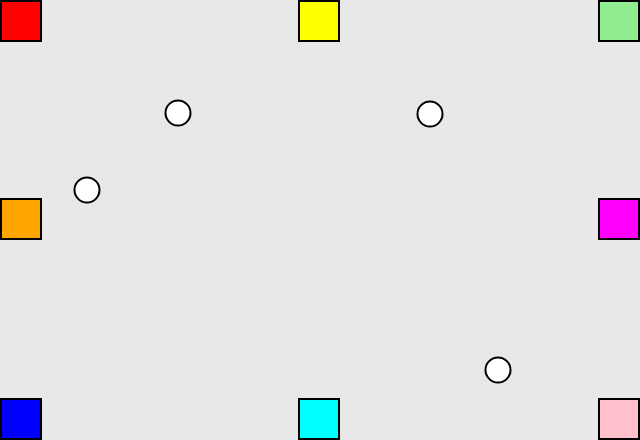
Frame 1 (no input)
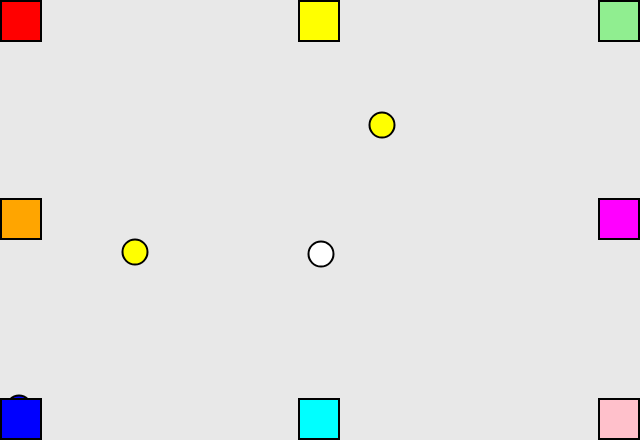
Frame 60 (no input)
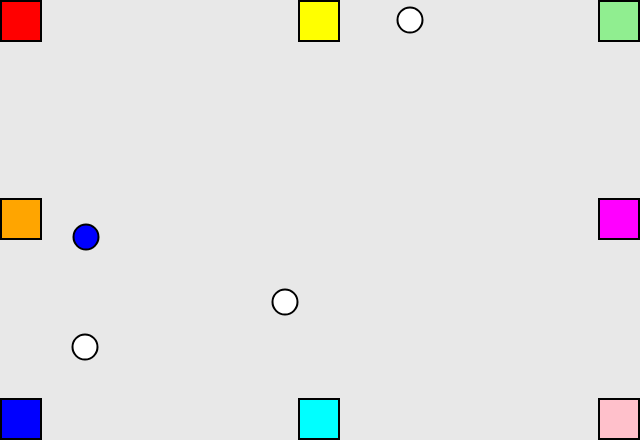
Frame 120 (the mouse pressed at the canvas centre since frame 60)

The p5.js sketch that drew these frames (run headless with seeded random() and noise() and a simulated clock; from frame 60 on, the mouse is pressed at the canvas centre):

// p5.js sketch
// ── sketch.js
/**
 * Ball in the Chamber (v2.0) (Global Mode)
 * GoToLoop (2017-Nov-13)
 *
 * Discourse.Processing.org/t/types-p5-not-find-like-class-in-typescript/9475
 * GitHub.com/GoSubRoutine/Ball-in-the-Chamber
 * GoSubRoutine.GitHub.io/Ball-in-the-Chamber
 *
 * Forum.Processing.org/two/discussion/24978/
 * issues-passing-an-instance-of-one-class-into-another-class-in-p5-js#Item_7
 *
 * Forum.Processing.org/two/discussion/10680/collision-colors#Item_14
 * Studio.ProcessingTogether.com/sp/pad/export/ro.9qPrLGrYGkr2o
 * Bl.ocks.org/GoSubRoutine/d0b7d3058d84970e83cf8685f8e69777
 */
/// <reference path="../node_modules/@types/p5/global.d.ts"/>
/// <reference path="frameResize.ts"/>
"use strict";
const BALLS = 4, balls = Array(BALLS).fill(null), CHAMBERS = 8, chambers = Array(CHAMBERS).fill(null), BG = 0o350, OUTLINE = 0, BOLD = 2;
let bg;
setup;
draw; // workaround to remove unused warnings.
function setup() {
    createCanvas(640, 440).mousePressed(() => balls.forEach(b => b.respawn()));
    adjustFrameSize(); // workaround to resize <iframe> to have room for canvas.
    ellipseMode(CENTER).rectMode(CORNER).colorMode(RGB);
    stroke(OUTLINE).strokeWeight(BOLD);
    bg = color(BG);
    for (let i = 0; i < BALLS; balls[i++] = new Ball().respawn())
        ;
    const bo = round(BOLD / 2), dim = Chamber.DIM + bo, wx = width - dim, hy = height - dim, cx = wx >> 1, cy = hy >> 1;
    chambers[0] = new Chamber(bo, bo, 'red');
    chambers[1] = new Chamber(wx, bo, 'lightgreen');
    chambers[2] = new Chamber(bo, hy, 'blue');
    chambers[3] = new Chamber(wx, hy, 'pink');
    chambers[4] = new Chamber(cx, bo, 'yellow');
    chambers[5] = new Chamber(cx, hy, 'cyan');
    chambers[6] = new Chamber(bo, cy, 'orange');
    chambers[7] = new Chamber(wx, cy, 'magenta');
}
function draw() {
    background(bg);
    for (const b of balls) {
        for (const c of chambers)
            if (b.colliding(c)) {
                b.c = c.c;
                break;
            }
        b.script();
    }
    for (const c of chambers)
        c.display();
}
class Ball {
    constructor(x = Ball.DIM, y = Ball.DIM, vx = 1, vy = 1) {
        this.x = x;
        this.y = y;
        this.vx = vx;
        this.vy = vy;
        this.c = Ball.INIT_FILL;
    }
    static get INIT_FILL() {
        // @ts-ignore: Operand of a delete operator cannot be a read-only property.
        delete this.INIT_FILL;
        // @ts-ignore: Cannot assign to 'STROKE' because it is a read-only property.
        return this.INIT_FILL = color(0xff);
    }
    respawn() {
        const { DIM, MIN_SPD, MAX_SPD } = Ball, d = DIM << 1, w = width - d, h = height - d;
        this.x = ~~random(d, w);
        this.y = ~~random(d, h);
        this.vx = ~~random(MIN_SPD, MAX_SPD) * (random() < .5 && -1 || 1);
        this.vy = ~~random(MIN_SPD, MAX_SPD) * (random() < .5 && -1 || 1);
        this.c = Ball.INIT_FILL;
        return this;
    }
    script() {
        return this.update().display();
    }
    update() {
        const { RAD } = Ball;
        if ((this.x += this.vx) > width - RAD || this.x < RAD)
            this.vx *= -1;
        if ((this.y += this.vy) > height - RAD || this.y < RAD)
            this.vy *= -1;
        return this;
    }
    display() {
        fill(this.c).ellipse(this.x, this.y, Ball.DIM);
        return this;
    }
    colliding(c) {
        const { RAD } = c.constructor; // const RAD = Chamber.RAD;
        return sq(c.x + RAD - this.x) + sq(c.y + RAD - this.y) < sq(RAD + Ball.RAD);
    }
}
Ball.DIM = 25;
Ball.RAD = Ball.DIM >> 1;
Ball.MIN_SPD = 2;
Ball.MAX_SPD = 6 + 1;
class Chamber {
    constructor(x = 0, y = 0, c = 0) {
        this.x = x;
        this.y = y;
        this.c = color(c);
    }
    display() {
        fill(this.c).square(this.x, this.y, Chamber.DIM);
        return this;
    }
}
Chamber.DIM = 40;
Chamber.RAD = Chamber.DIM >> 1;

// ── frameResize.js
"use strict";
function adjustFrameSize() {
    const frame = frameElement;
    if (frame) {
        frame.width = getDocWidth() + 'px';
        frame.height = '0'; // FF workaround to force scrollHeight recalculation!
        frame.height = getDocHeight() + 'px';
    }
}
function getDocWidth() {
    return Math.max(document.body.scrollWidth, document.documentElement.scrollWidth, document.body.offsetWidth, document.documentElement.offsetWidth, document.body.clientWidth, document.documentElement.clientWidth);
}
function getDocHeight() {
    return Math.max(document.body.scrollHeight, document.documentElement.scrollHeight, document.body.offsetHeight, document.documentElement.offsetHeight, document.body.clientHeight, document.documentElement.clientHeight);
}
